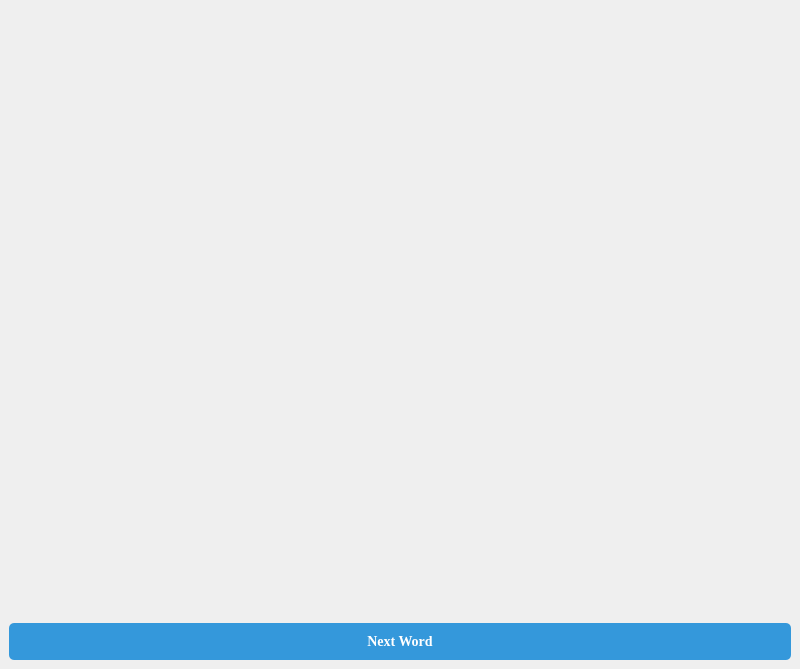
<?xml version="1.0" encoding="UTF-8"?>
<ui version="4.0">
 <class>MainWindow</class>
 <widget class="QMainWindow" name="MainWindow">
  <property name="geometry">
   <rect>
    <x>0</x>
    <y>0</y>
    <width>800</width>
    <height>669</height>
   </rect>
  </property>
  <property name="windowTitle">
   <string>Считалочка</string>
  </property>
  <widget class="QWidget" name="centralwidget">
   <layout class="QVBoxLayout" name="verticalLayout">
    <item>
     <widget class="QWidget" name="widget" native="true"/>
    </item>
    <item>
     <widget class="QPushButton" name="nextWordButton">
      <property name="font">
       <font>
        <family>Times New Roman</family>
        <pointsize>-1</pointsize>
        <italic>false</italic>
        <bold>true</bold>
       </font>
      </property>
      <property name="styleSheet">
       <string notr="true">QPushButton {
           background: #3498db;
           color: white;
           border: none;
           padding: 10px 20px;
           font: bold 14px;
           border-radius: 5px;
       }
       QPushButton:hover { background: #2980b9; }</string>
      </property>
      <property name="text">
       <string>Next Word</string>
      </property>
     </widget>
    </item>
   </layout>
  </widget>
 </widget>
 <resources/>
 <connections/>
</ui>
